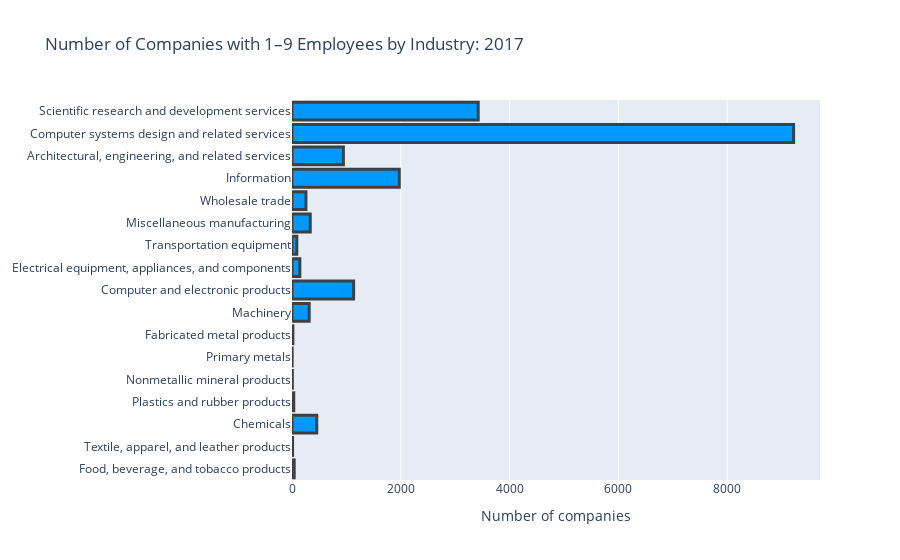

The cell this chart's notebook holds for it:
### Markdown cell above
## 2) Total R&D cost, by industry, employment size, sex, and race and ethnicity: 2017

2.1) Total R&D cost for companies with 1–9 employees, by selected industry and company size: 2017

### Code cell
df = pd.read_excel("https://ncses.nsf.gov/pubs/nsf21303/assets/data-tables/tables/nsf21303-tab002.xlsx", skiprows = [0, 1, 2], usecols= [0, 2, 4, 6, 8, 10, 12] )
df.head(39)

df1 = df.iloc[[3,4,9,12, 13, 14, 15, 16, 17,21,22,26,28,29,32,33,34,]]
df1.head(38)
AE = df1[['Industry', 'All companies', 'Unnamed: 4']]
AE.columns = [['Industry', 'Number', 'Amount']]
AE[['MD']] = AE[['Amount']].div(1000)
AE.reset_index(inplace = True)
AE = AE[['Industry', 'Number', 'MD']]
#AE.head(70)
AL1 = AE.iloc[:, 0].tolist()
AL2 = AE.iloc[:, 1].tolist()
AL3 = AE.iloc[:, 2].tolist()
fig = go.Figure()
fig.layout=go.Layout(
        title=go.layout.Title(text="Number of Companies with 1–9 Employees by Industry: 2017") )
fig.add_trace(go.Bar(
    y=AL1,
    x=AL2,
    name='1–4 employees',
    orientation='h',
    marker=dict(
        color='#0099ff',
        line=dict(color='#404040', width=3)
    )

))
fig.layout.yaxis.update({'anchor': 'x2'})
fig.layout.xaxis.update({'anchor': 'y2'})
fig.layout.xaxis.update({'title': 'Number of companies'})
#fig.update_layout(barmode='stack')
fig.show()

### Figure 1 — Plotly figure (JSON) as saved in the notebook; plotly's stock layout.template omitted (floating-point values rounded to 4 significant figures)
{"data": [{"marker": {"color": "#0099ff", "line": {"color": "#404040", "width": 3}}, "name": "1–4 employees", "orientation": "h", "type": "bar", "x": [40, 10, 455, 32, 6, 3, 16, 316, 1133, 144, 88, 335, 256, 1972, 945, 9220, 3423], "y": ["Food, beverage, and tobacco products", "Textile, apparel, and leather products", "Chemicals", "Plastics and rubber products", "Nonmetallic mineral products", "Primary metals", "Fabricated metal products", "Machinery", "Computer and electronic products", "Electrical equipment, appliances, and components", "Transportation equipment", "Miscellaneous manufacturing", "Wholesale trade", "Information", "Architectural, engineering, and related services", "Computer systems design and related services", "Scientific research and development services"]}], "layout": {"title": {"text": "Number of Companies with 1–9 Employees by Industry: 2017"}, "xaxis": {"anchor": "y2", "title": {"text": "Number of companies"}}, "yaxis": {"anchor": "x2"}}}
